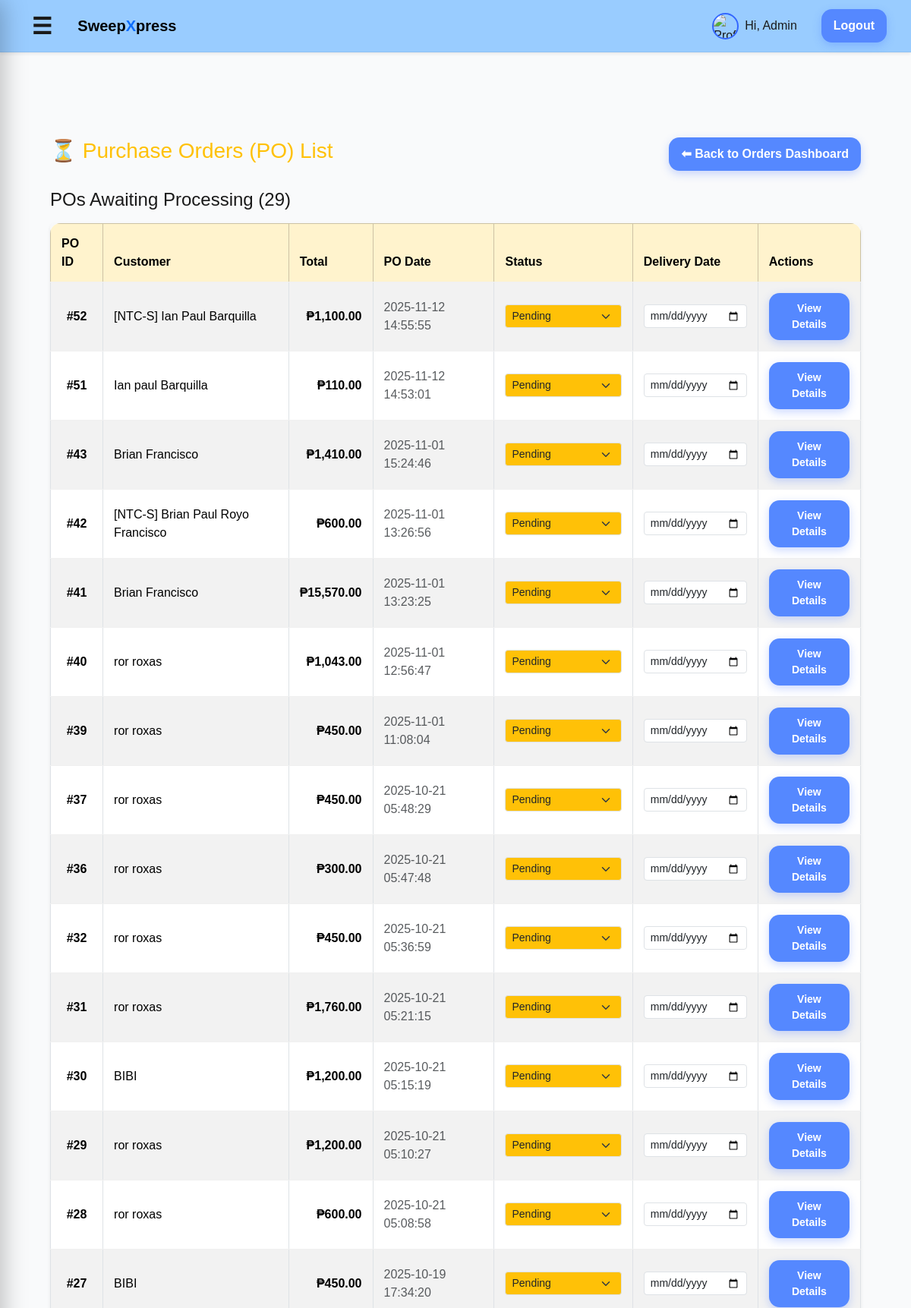
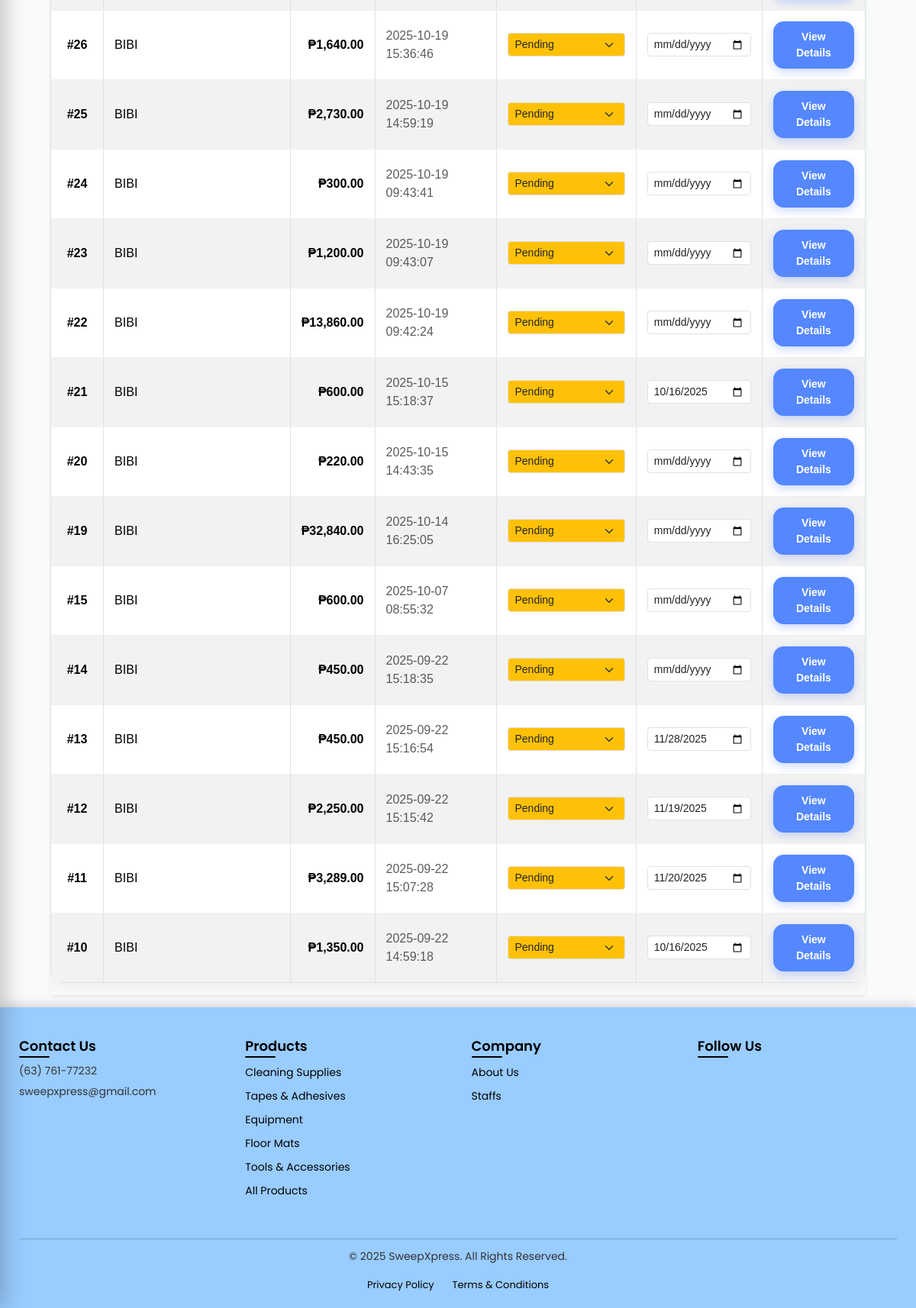
The page /admin/orders_pending.php (signed in) on the database its author committed (2 pictures, top to bottom).
### tables this page shows
CREATE TABLE `orders` (
  `id` int(11) NOT NULL,
  `user_id` int(11) DEFAULT NULL,
  `total` decimal(10,2) NOT NULL DEFAULT 0.00,
  `address` varchar(255) DEFAULT NULL,
  `status` enum('pending','preparing','delivered','completed','cancellation_requested','cancelled') NOT NULL DEFAULT 'pending',
  `created_at` timestamp NOT NULL DEFAULT current_timestamp(),
  `payment_method` varchar(50) NOT NULL DEFAULT 'COD',
  `payment_status` varchar(50) NOT NULL DEFAULT 'pending',
  `customer_name` varchar(120) DEFAULT NULL,
  `notes` text DEFAULT NULL,
  `cancellation_reason` text DEFAULT NULL,
  `admin_note` text DEFAULT NULL,
  `po_number` varchar(50) DEFAULT NULL,
  `payment_terms` varchar(100) DEFAULT NULL,
  `order_type` varchar(10) NOT NULL DEFAULT 'B2C'
);

CREATE TABLE `users` (
  `id` int(11) NOT NULL,
  `google_id` varchar(255) DEFAULT NULL,
  `name` varchar(120) NOT NULL,
  `username` varchar(50) NOT NULL,
  `email` varchar(190) NOT NULL,
  `password_hash` varchar(255) NOT NULL,
  `profile_image` varchar(255) DEFAULT NULL,
  `role` enum('customer','admin','business') NOT NULL DEFAULT 'customer',
  `created_at` timestamp NOT NULL DEFAULT current_timestamp(),
  `phone` varchar(20) DEFAULT NULL,
  `dark_mode` tinyint(1) DEFAULT 0,
  `birth_date` date DEFAULT NULL,
  `street_address` varchar(255) DEFAULT NULL,
  `city` varchar(100) DEFAULT NULL,
  `zip_code` varchar(20) DEFAULT NULL,
  `phone_number` varchar(20) DEFAULT NULL,
  `gender` varchar(10) DEFAULT NULL,
  `suspended_until` datetime DEFAULT NULL,
  `password_reset_token` varchar(255) DEFAULT NULL,
  `reset_token_expiry` datetime DEFAULT NULL
);

CREATE TABLE `deliveries` (
  `id` int(11) NOT NULL,
  `order_id` int(11) NOT NULL,
  `customer_name` varchar(120) NOT NULL,
  `address` varchar(255) NOT NULL,
  `status` enum('pending','shipped','delivered','cancelled') DEFAULT 'pending',
  `delivery_date` date DEFAULT NULL,
  `created_at` timestamp NOT NULL DEFAULT current_timestamp()
);

### config.php (called while the page is built, shortened)
<?php
function h($s) {
    return htmlspecialchars($s ?? '', ENT_QUOTES, 'UTF-8');
}
?>

### admin/orders_pending.php (the view, shortened to what this page needs)
<?php
require_once __DIR__ . '/../config.php';
require_once __DIR__ . '/../includes/header.php';
?>
<?php
$sql = "
    SELECT
        o.id AS order_id,
        u.name AS customer_name,
        o.total,
        o.created_at,
        o.status AS order_status,
        d.id AS delivery_id,
        d.status AS delivery_status,
        d.delivery_date
    FROM orders o
    LEFT JOIN users u ON o.user_id = u.id
    LEFT JOIN deliveries d ON o.id = d.order_id
    WHERE o.status = 'pending' /* <--- ONLY PENDING ORDERS (POs) */
    ORDER BY o.created_at DESC
";
$orders = $pdo->query($sql)->fetchAll(PDO::FETCH_ASSOC);
?>
<div class="container mt-5">
    <div class="d-flex justify-content-between align-items-center mb-4">
        <h1 class="h3 text-warning">⏳ Purchase Orders (PO) List</h1>
        <a href="allorders.php" class="btn btn-secondary">⬅ Back to Orders Dashboard</a>
    </div>
    <h2 class="h4 m-0 mb-3">POs Awaiting Processing (<?= count($orders) ?>)</h2>
    <?php if ($orders): ?>
        <div class="table-responsive shadow-sm rounded">
            <table class="table table-striped table-hover align-middle table-bordered">
                <thead class="table-warning text-dark text-center">
                    <tr>
                        <th>PO ID</th>
                        <th>Customer</th>
                        <th>Total</th>
                        <th>PO Date</th>
                        <th>Status</th>
                        <th>Delivery Date</th>
                        <th>Actions</th>
                    </tr>
                </thead>
                <tbody>
                    <?php foreach ($orders as $o): ?>
                        <?php
                            $currentStatus = $o['order_status'];
                            $statusClass = 'bg-warning text-dark';
                        ?>
                        <tr>
                            <td class="fw-bold text-center">#<?php echo (int)$o['order_id']; ?></td>
                            <td><?php echo h($o['customer_name'] ?? 'Guest'); ?></td>
                            <td class="fw-semibold text-end">₱<?php echo number_format($o['total'], 2); ?></td>
                            <td class="text-muted"><?php echo h($o['created_at']); ?></td>
                            <td class="text-center">
                                <form method="post" class="d-inline">
                                    <select name="status" class="form-select form-select-sm <?php echo $statusClass; ?>"
                                            onchange="this.form.submit()">
                                        <?php
                                            $statusOptions = [
                                                'pending'   => 'Pending',
                                                'shipped'   => 'Preparing/Processing',
                                                'delivered' => 'Delivered'
                                            ];
                                        ?>
                                        <?php foreach ($statusOptions as $value => $label): ?>
                                            <option value="<?php echo $value; ?>" <?php if($currentStatus === $value) echo 'selected'; ?>>
                                                <?php echo $label; ?>
                                            </option>
                                        <?php endforeach; ?>
                                    </select>
                                </form>
                            </td>
                            <td class="text-center">
                                <form method="post" class="d-inline">
                                    <input type="date" name="delivery_date" class="form-control form-control-sm"
                                            value="<?php echo h($o['delivery_date'] ?? ''); ?>" onchange="this.form.submit()">
                                </form>
                            </td>
                            <td class="text-center">
                                <a class="btn btn-sm btn-outline-primary" href="order_details.php?id=<?php echo (int)$o['order_id']; ?>">
                                    View Details
                                </a>
                            </td>
                        </tr>
                    <?php endforeach; ?>
                </tbody>
            </table>
        </div>
    <?php else: ?>
        <div class="alert alert-success">🥳 All Purchase Orders have been processed!</div>
    <?php endif; ?>
</div>
<?php require_once __DIR__ . '/../includes/footer.php'; ?>

### assets/style.css (style rules this page uses)
* { box-sizing: border-box; -webkit-font-smoothing: antialiased; }
body { margin: 0; font-family: -apple-system, BlinkMacSystemFont, "Segoe UI", Roboto, Inter, Arial, sans-serif; background: #f5f7fa; color: #1a1a1a; line-height: 1.5; }
.container { max-width: 1100px; margin: 0 auto; padding: 16px; }
nav a.btn, .btn { background: #5588ff !important; color: #fff !important; padding: 10px 16px; border-radius: 14px; font-weight: 600; text-decoration: none; border: none; cursor: pointer; box-shadow: 0 4px 12px rgba(51,102,255,0.25); transition: transform 0.1s, opacity 0.2s; }
.btn-secondary { background: #5588ff !important; color: #fff !important; box-shadow: 0 4px 12px rgba(51,102,255,0.25); }
input, textarea, select { width: 100%; padding: 12px 14px; border: 1px solid #e5e7eb; border-radius: 12px; font-size: 1rem; transition: border 0.2s, box-shadow 0.2s; }
.table { width: 100%; border-collapse: collapse; background: #fff; border-radius: 14px; overflow: hidden; box-shadow: 0 6px 18px rgba(0,0,0,0.05); }
.table th, .table td { padding: 14px; border-bottom: 1px solid #f0f0f0; text-align: left; }
.table tr:last-child td { border-bottom: none; }
body { background: #f9fafb; font-family: Arial, sans-serif; }

### rows shown on the page
orders: id "52", user.name "[NTC-S] Ian Paul Barquilla", total "1,100.00", created_at "2025-11-12 14:55:55", status "Pending"
orders: id "51", user.name "Ian paul Barquilla", total "110.00", created_at "2025-11-12 14:53:01", status "Pending"
orders: id "43", user.name "Brian Francisco", total "1,410.00", created_at "2025-11-01 15:24:46", status "Pending"
orders: id "42", user.name "[NTC-S] Brian Paul Royo Francisco", total "600.00", created_at "2025-11-01 13:26:56", status "Pending"
orders: id "41", user.name "Brian Francisco", total "15,570.00", created_at "2025-11-01 13:23:25", status "Pending"
orders: id "40", user.name "ror roxas", total "1,043.00", created_at "2025-11-01 12:56:47", status "Pending"
orders: id "39", user.name "ror roxas", total "450.00", created_at "2025-11-01 11:08:04", status "Pending"
orders: id "37", user.name "ror roxas", total "450.00", created_at "2025-10-21 05:48:29", status "Pending"
orders: id "36", user.name "ror roxas", total "300.00", created_at "2025-10-21 05:47:48", status "Pending"
orders: id "32", user.name "ror roxas", total "450.00", created_at "2025-10-21 05:36:59", status "Pending"
orders: id "31", user.name "ror roxas", total "1,760.00", created_at "2025-10-21 05:21:15", status "Pending"
orders: id "30", user.name "BIBI", total "1,200.00", created_at "2025-10-21 05:15:19", status "Pending"
orders: id "29", user.name "ror roxas", total "1,200.00", created_at "2025-10-21 05:10:27", status "Pending"
orders: id "28", user.name "ror roxas", total "600.00", created_at "2025-10-21 05:08:58", status "Pending"
orders: id "27", user.name "BIBI", total "450.00", created_at "2025-10-19 17:34:20", status "Pending"
orders: id "26", user.name "BIBI", total "1,640.00", created_at "2025-10-19 15:36:46", status "Pending"
orders: id "25", user.name "BIBI", total "2,730.00", created_at "2025-10-19 14:59:19", status "Pending"
orders: id "24", user.name "BIBI", total "300.00", created_at "2025-10-19 09:43:41", status "Pending"
orders: id "23", user.name "BIBI", total "1,200.00", created_at "2025-10-19 09:43:07", status "Pending"
orders: id "22", user.name "BIBI", total "13,860.00", created_at "2025-10-19 09:42:24", status "Pending"
orders: id "21", user.name "BIBI", total "600.00", created_at "2025-10-15 15:18:37", status "Pending", delivery_date "10/16/2025"
orders: id "20", user.name "BIBI", total "220.00", created_at "2025-10-15 14:43:35", status "Pending"
orders: id "19", user.name "BIBI", total "32,840.00", created_at "2025-10-14 16:25:05", status "Pending"
orders: id "15", user.name "BIBI", total "600.00", created_at "2025-10-07 08:55:32", status "Pending"
orders: id "14", user.name "BIBI", total "450.00", created_at "2025-09-22 15:18:35", status "Pending"
orders: id "13", user.name "BIBI", total "450.00", created_at "2025-09-22 15:16:54", status "Pending", delivery_date "11/28/2025"
orders: id "12", user.name "BIBI", total "2,250.00", created_at "2025-09-22 15:15:42", status "Pending", delivery_date "11/19/2025"
orders: id "11", user.name "BIBI", total "3,289.00", created_at "2025-09-22 15:07:28", status "Pending", delivery_date "11/20/2025"
orders: id "10", user.name "BIBI", total "1,350.00", created_at "2025-09-22 14:59:18", status "Pending", delivery_date "10/16/2025"

### other values the page prints
$displayName "Admin"
count($orders) "29"
